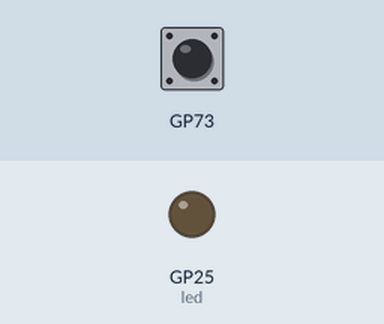
This program was run on a simulated Raspberry Pi Pico running MicroPython. Parts: output pins drawn as LEDs (lit = HIGH). The test bench sets the inputs (shaded band).

Above: at 1.2 s.
1.3 s: BOOTSEL button pressed for 0.15 s
At 1.6 s:
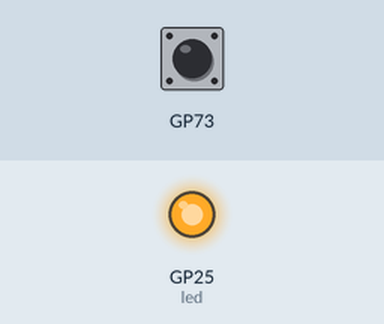
2.9 s: BOOTSEL button pressed for 1 s
At 4.0 s:
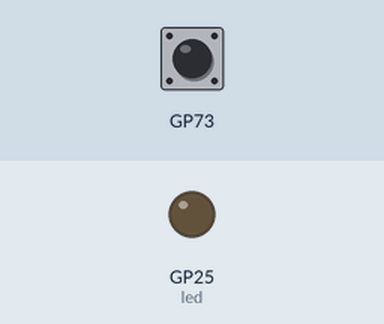
5.4 s: BOOTSEL button pressed for 3.2 s
At 5.9 s:
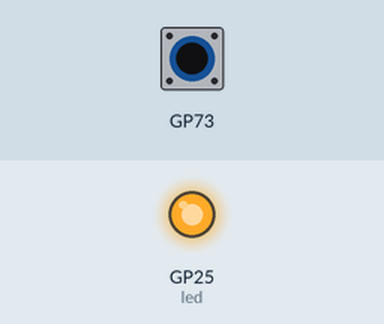
Timing chart, 0 to 8.4 s (numbered marks = the images above; inputs shaded):
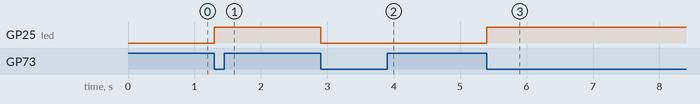

Measured:
- after the input at 1.3 s, GP25 (led): LOW → HIGH at once
- after the input at 2.9 s, GP25 (led): HIGH → LOW at once
- after the input at 5.4 s, GP25 (led): LOW → HIGH at once

The program:

button.py
```python
from rp2 import bootsel_button
from machine import Pin
import utime


led = Pin("LED", Pin.OUT)


def main():
    previous = False
    while True:
        current = bootsel_button()
        if current and not previous:
            led.toggle()
        previous = current


if __name__ == '__main__':
    main()
```
